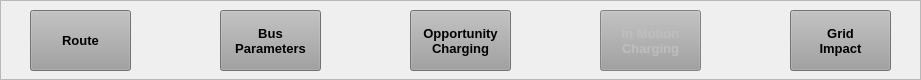
   <widget class="QFrame" name="ButtonsFrame">
    <property name="geometry">
     <rect>
      <x>20</x>
      <y>540</y>
      <width>921</width>
      <height>80</height>
     </rect>
    </property>
    <property name="palette">
     <palette>
      <active>
       <colorrole role="Light">
        <brush brushstyle="SolidPattern">
         <color alpha="255">
          <red>255</red>
          <green>255</green>
          <blue>255</blue>
         </color>
        </brush>
       </colorrole>
       <colorrole role="Base">
        <brush brushstyle="SolidPattern">
         <color alpha="255">
          <red>143</red>
          <green>143</green>
          <blue>143</blue>
         </color>
        </brush>
       </colorrole>
       <colorrole role="HighlightedText">
        <brush brushstyle="SolidPattern">
         <color alpha="255">
          <red>255</red>
          <green>255</green>
          <blue>255</blue>
         </color>
        </brush>
       </colorrole>
       <colorrole role="NoRole">
        <brush brushstyle="SolidPattern">
         <color alpha="255">
          <red>255</red>
          <green>255</green>
          <blue>255</blue>
         </color>
        </brush>
       </colorrole>
      </active>
      <inactive>
       <colorrole role="Light">
        <brush brushstyle="SolidPattern">
         <color alpha="255">
          <red>255</red>
          <green>255</green>
          <blue>255</blue>
         </color>
        </brush>
       </colorrole>
       <colorrole role="Base">
        <brush brushstyle="SolidPattern">
         <color alpha="255">
          <red>143</red>
          <green>143</green>
          <blue>143</blue>
         </color>
        </brush>
       </colorrole>
       <colorrole role="HighlightedText">
        <brush brushstyle="SolidPattern">
         <color alpha="255">
          <red>255</red>
          <green>255</green>
          <blue>255</blue>
         </color>
        </brush>
       </colorrole>
       <colorrole role="NoRole">
        <brush brushstyle="SolidPattern">
         <color alpha="255">
          <red>255</red>
          <green>255</green>
          <blue>255</blue>
         </color>
        </brush>
       </colorrole>
      </inactive>
      <disabled>
       <colorrole role="Light">
        <brush brushstyle="SolidPattern">
         <color alpha="255">
          <red>255</red>
          <green>255</green>
          <blue>255</blue>
         </color>
        </brush>
       </colorrole>
       <colorrole role="Base">
        <brush brushstyle="SolidPattern">
         <color alpha="255">
          <red>191</red>
          <green>191</green>
          <blue>191</blue>
         </color>
        </brush>
       </colorrole>
       <colorrole role="HighlightedText">
        <brush brushstyle="SolidPattern">
         <color alpha="255">
          <red>255</red>
          <green>255</green>
          <blue>255</blue>
         </color>
        </brush>
       </colorrole>
       <colorrole role="NoRole">
        <brush brushstyle="SolidPattern">
         <color alpha="255">
          <red>255</red>
          <green>255</green>
          <blue>255</blue>
         </color>
        </brush>
       </colorrole>
      </disabled>
     </palette>
    </property>
    <property name="autoFillBackground">
     <bool>false</bool>
    </property>
    <property name="frameShape">
     <enum>QFrame::StyledPanel</enum>
    </property>
    <property name="frameShadow">
     <enum>QFrame::Plain</enum>
    </property>
    <property name="lineWidth">
     <number>2</number>
    </property>
    <widget class="QPushButton" name="RouteButton">
     <property name="geometry">
      <rect>
       <x>30</x>
       <y>10</y>
       <width>101</width>
       <height>61</height>
      </rect>
     </property>
     <property name="font">
      <font>
       <family>MS Sans Serif</family>
       <pointsize>10</pointsize>
       <weight>75</weight>
       <bold>true</bold>
      </font>
     </property>
     <property name="statusTip">
      <string>Push to go to the Route tab</string>
     </property>
     <property name="styleSheet">
      <string notr="true">background-color: rgb(159, 159, 159);</string>
     </property>
     <property name="text">
      <string>Route</string>
     </property>
    </widget>
    <widget class="QPushButton" name="BusButton">
     <property name="enabled">
      <bool>true</bool>
     </property>
     <property name="geometry">
      <rect>
       <x>220</x>
       <y>10</y>
       <width>101</width>
       <height>61</height>
      </rect>
     </property>
     <property name="font">
      <font>
       <family>MS Sans Serif</family>
       <pointsize>10</pointsize>
       <weight>75</weight>
       <bold>true</bold>
      </font>
     </property>
     <property name="statusTip">
      <string>Push to go to the Bus Parameters tab</string>
     </property>
     <property name="styleSheet">
      <string notr="true">background-color: rgb(159, 159, 159);</string>
     </property>
     <property name="text">
      <string>Bus
Parameters</string>
     </property>
    </widget>
    <widget class="QPushButton" name="DynamicButton">
     <property name="enabled">
      <bool>false</bool>
     </property>
     <property name="geometry">
      <rect>
       <x>600</x>
       <y>10</y>
       <width>101</width>
       <height>61</height>
      </rect>
     </property>
     <property name="font">
      <font>
       <family>MS Sans Serif</family>
       <pointsize>10</pointsize>
       <weight>75</weight>
       <bold>true</bold>
      </font>
     </property>
     <property name="statusTip">
      <string>Push to go to the In Motion Charging tab</string>
     </property>
     <property name="styleSheet">
      <string notr="true">background-color: rgb(159, 159, 159);</string>
     </property>
     <property name="text">
      <string>In Motion
Charging</string>
     </property>
    </widget>
    <widget class="QPushButton" name="OpportunityButton">
     <property name="geometry">
      <rect>
       <x>410</x>
       <y>10</y>
       <width>101</width>
       <height>61</height>
      </rect>
     </property>
     <property name="font">
      <font>
       <family>MS Sans Serif</family>
       <pointsize>10</pointsize>
       <weight>75</weight>
       <bold>true</bold>
      </font>
     </property>
     <property name="statusTip">
      <string>Push to go to the Opportunity Charging tab</string>
     </property>
     <property name="styleSheet">
      <string notr="true">background-color: rgb(159, 159, 159);</string>
     </property>
     <property name="text">
      <string>Opportunity
Charging</string>
     </property>
    </widget>
    <widget class="QPushButton" name="GridButton">
     <property name="geometry">
      <rect>
       <x>790</x>
       <y>10</y>
       <width>101</width>
       <height>61</height>
      </rect>
     </property>
     <property name="font">
      <font>
       <family>MS Sans Serif</family>
       <pointsize>10</pointsize>
       <weight>75</weight>
       <bold>true</bold>
      </font>
     </property>
     <property name="statusTip">
      <string>Push to go to the Grid tab</string>
     </property>
     <property name="styleSheet">
      <string notr="true">background-color: rgb(159, 159, 159);</string>
     </property>
     <property name="locale">
      <locale language="English" country="UnitedStates"/>
     </property>
     <property name="text">
      <string>Grid
Impact</string>
     </property>
    </widget>
   </widget>
